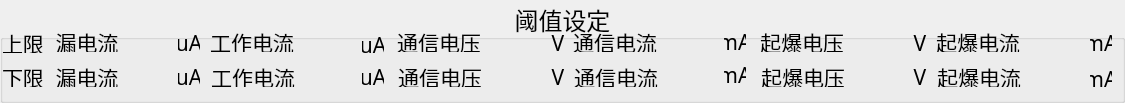
   <widget class="QGroupBox" name="groupBox">
    <property name="geometry">
     <rect>
      <x>6</x>
      <y>254</y>
      <width>1125</width>
      <height>103</height>
     </rect>
    </property>
    <property name="font">
     <font>
      <family>幼圆</family>
      <pointsize>18</pointsize>
      <weight>50</weight>
      <bold>false</bold>
     </font>
    </property>
    <property name="title">
     <string>阈值设定</string>
    </property>
    <property name="alignment">
     <set>Qt::AlignCenter</set>
    </property>
    <widget class="QLabel" name="label_operator_12">
     <property name="geometry">
      <rect>
       <x>2</x>
       <y>66</y>
       <width>44</width>
       <height>21</height>
      </rect>
     </property>
     <property name="font">
      <font>
       <family>幼圆</family>
       <pointsize>16</pointsize>
       <weight>50</weight>
       <bold>false</bold>
      </font>
     </property>
     <property name="text">
      <string>下限</string>
     </property>
     <property name="textFormat">
      <enum>Qt::AutoText</enum>
     </property>
    </widget>
    <widget class="QLabel" name="label_operator_11">
     <property name="geometry">
      <rect>
       <x>2</x>
       <y>32</y>
       <width>44</width>
       <height>21</height>
      </rect>
     </property>
     <property name="font">
      <font>
       <family>幼圆</family>
       <pointsize>16</pointsize>
       <weight>50</weight>
       <bold>false</bold>
      </font>
     </property>
     <property name="text">
      <string>上限</string>
     </property>
     <property name="textFormat">
      <enum>Qt::AutoText</enum>
     </property>
    </widget>
    <widget class="QLabel" name="label_operator_41">
     <property name="geometry">
      <rect>
       <x>550</x>
       <y>32</y>
       <width>16</width>
       <height>21</height>
      </rect>
     </property>
     <property name="font">
      <font>
       <family>幼圆</family>
       <pointsize>16</pointsize>
       <weight>50</weight>
       <bold>false</bold>
      </font>
     </property>
     <property name="text">
      <string>V</string>
     </property>
     <property name="textFormat">
      <enum>Qt::AutoText</enum>
     </property>
     <property name="alignment">
      <set>Qt::AlignCenter</set>
     </property>
    </widget>
    <widget class="QLabel" name="label_operator_48">
     <property name="geometry">
      <rect>
       <x>572</x>
       <y>66</y>
       <width>88</width>
       <height>21</height>
      </rect>
     </property>
     <property name="font">
      <font>
       <family>幼圆</family>
       <pointsize>16</pointsize>
       <weight>50</weight>
       <bold>false</bold>
      </font>
     </property>
     <property name="text">
      <string>通信电流</string>
     </property>
     <property name="textFormat">
      <enum>Qt::AutoText</enum>
     </property>
     <property name="alignment">
      <set>Qt::AlignCenter</set>
     </property>
    </widget>
    <widget class="QLabel" name="label_operator_49">
     <property name="geometry">
      <rect>
       <x>571</x>
       <y>31</y>
       <width>88</width>
       <height>21</height>
      </rect>
     </property>
     <property name="font">
      <font>
       <family>幼圆</family>
       <pointsize>16</pointsize>
       <weight>50</weight>
       <bold>false</bold>
      </font>
     </property>
     <property name="text">
      <string>通信电流</string>
     </property>
     <property name="textFormat">
      <enum>Qt::AutoText</enum>
     </property>
     <property name="alignment">
      <set>Qt::AlignCenter</set>
     </property>
    </widget>
    <widget class="QLabel" name="label_operator_71">
     <property name="geometry">
      <rect>
       <x>550</x>
       <y>66</y>
       <width>16</width>
       <height>21</height>
      </rect>
     </property>
     <property name="font">
      <font>
       <family>幼圆</family>
       <pointsize>16</pointsize>
       <weight>50</weight>
       <bold>false</bold>
      </font>
     </property>
     <property name="text">
      <string>V</string>
     </property>
     <property name="textFormat">
      <enum>Qt::AutoText</enum>
     </property>
     <property name="alignment">
      <set>Qt::AlignCenter</set>
     </property>
    </widget>
    <widget class="QLabel" name="label_operator_72">
     <property name="geometry">
      <rect>
       <x>724</x>
       <y>64</y>
       <width>22</width>
       <height>21</height>
      </rect>
     </property>
     <property name="font">
      <font>
       <family>幼圆</family>
       <pointsize>16</pointsize>
       <weight>50</weight>
       <bold>false</bold>
      </font>
     </property>
     <property name="text">
      <string>mA</string>
     </property>
     <property name="textFormat">
      <enum>Qt::AutoText</enum>
     </property>
     <property name="alignment">
      <set>Qt::AlignCenter</set>
     </property>
    </widget>
    <widget class="QLabel" name="label_operator_73">
     <property name="geometry">
      <rect>
       <x>724</x>
       <y>31</y>
       <width>22</width>
       <height>21</height>
      </rect>
     </property>
     <property name="font">
      <font>
       <family>幼圆</family>
       <pointsize>16</pointsize>
       <weight>50</weight>
       <bold>false</bold>
      </font>
     </property>
     <property name="text">
      <string>mA</string>
     </property>
     <property name="textFormat">
      <enum>Qt::AutoText</enum>
     </property>
     <property name="alignment">
      <set>Qt::AlignCenter</set>
     </property>
    </widget>
    <widget class="QLabel" name="label_operator_36">
     <property name="geometry">
      <rect>
       <x>54</x>
       <y>31</y>
       <width>66</width>
       <height>21</height>
      </rect>
     </property>
     <property name="font">
      <font>
       <family>幼圆</family>
       <pointsize>16</pointsize>
       <weight>50</weight>
       <bold>false</bold>
      </font>
     </property>
     <property name="text">
      <string>漏电流</string>
     </property>
     <property name="textFormat">
      <enum>Qt::AutoText</enum>
     </property>
     <property name="alignment">
      <set>Qt::AlignCenter</set>
     </property>
    </widget>
    <widget class="QLabel" name="label_operator_35">
     <property name="geometry">
      <rect>
       <x>178</x>
       <y>32</y>
       <width>22</width>
       <height>21</height>
      </rect>
     </property>
     <property name="font">
      <font>
       <family>幼圆</family>
       <pointsize>16</pointsize>
       <weight>50</weight>
       <bold>false</bold>
      </font>
     </property>
     <property name="text">
      <string>uA</string>
     </property>
     <property name="textFormat">
      <enum>Qt::AutoText</enum>
     </property>
     <property name="alignment">
      <set>Qt::AlignCenter</set>
     </property>
    </widget>
    <widget class="QLabel" name="label_operator_29">
     <property name="geometry">
      <rect>
       <x>208</x>
       <y>31</y>
       <width>88</width>
       <height>21</height>
      </rect>
     </property>
     <property name="font">
      <font>
       <family>幼圆</family>
       <pointsize>16</pointsize>
       <weight>50</weight>
       <bold>false</bold>
      </font>
     </property>
     <property name="text">
      <string>工作电流</string>
     </property>
     <property name="textFormat">
      <enum>Qt::AutoText</enum>
     </property>
     <property name="alignment">
      <set>Qt::AlignCenter</set>
     </property>
    </widget>
    <widget class="QLabel" name="label_operator_30">
     <property name="geometry">
      <rect>
       <x>362</x>
       <y>34</y>
       <width>22</width>
       <height>21</height>
      </rect>
     </property>
     <property name="font">
      <font>
       <family>幼圆</family>
       <pointsize>16</pointsize>
       <weight>50</weight>
       <bold>false</bold>
      </font>
     </property>
     <property name="text">
      <string>uA</string>
     </property>
     <property name="textFormat">
      <enum>Qt::AutoText</enum>
     </property>
     <property name="alignment">
      <set>Qt::AlignCenter</set>
     </property>
    </widget>
    <widget class="QLabel" name="label_operator_9">
     <property name="geometry">
      <rect>
       <x>395</x>
       <y>31</y>
       <width>88</width>
       <height>21</height>
      </rect>
     </property>
     <property name="font">
      <font>
       <family>幼圆</family>
       <pointsize>16</pointsize>
       <weight>50</weight>
       <bold>false</bold>
      </font>
     </property>
     <property name="text">
      <string>通信电压</string>
     </property>
     <property name="textFormat">
      <enum>Qt::AutoText</enum>
     </property>
     <property name="alignment">
      <set>Qt::AlignCenter</set>
     </property>
    </widget>
    <widget class="QLabel" name="label_operator_19">
     <property name="geometry">
      <rect>
       <x>758</x>
       <y>31</y>
       <width>88</width>
       <height>21</height>
      </rect>
     </property>
     <property name="font">
      <font>
       <family>幼圆</family>
       <pointsize>16</pointsize>
       <weight>50</weight>
       <bold>false</bold>
      </font>
     </property>
     <property name="text">
      <string>起爆电压</string>
     </property>
     <property name="textFormat">
      <enum>Qt::AutoText</enum>
     </property>
     <property name="alignment">
      <set>Qt::AlignCenter</set>
     </property>
    </widget>
    <widget class="QLabel" name="label_operator_37">
     <property name="geometry">
      <rect>
       <x>912</x>
       <y>32</y>
       <width>16</width>
       <height>21</height>
      </rect>
     </property>
     <property name="font">
      <font>
       <family>幼圆</family>
       <pointsize>16</pointsize>
       <weight>50</weight>
       <bold>false</bold>
      </font>
     </property>
     <property name="text">
      <string>V</string>
     </property>
     <property name="textFormat">
      <enum>Qt::AutoText</enum>
     </property>
     <property name="alignment">
      <set>Qt::AlignCenter</set>
     </property>
    </widget>
    <widget class="QLabel" name="label_operator_44">
     <property name="geometry">
      <rect>
       <x>934</x>
       <y>31</y>
       <width>88</width>
       <height>21</height>
      </rect>
     </property>
     <property name="font">
      <font>
       <family>幼圆</family>
       <pointsize>16</pointsize>
       <weight>50</weight>
       <bold>false</bold>
      </font>
     </property>
     <property name="text">
      <string>起爆电流</string>
     </property>
     <property name="textFormat">
      <enum>Qt::AutoText</enum>
     </property>
     <property name="alignment">
      <set>Qt::AlignCenter</set>
     </property>
    </widget>
    <widget class="QLabel" name="label_operator_45">
     <property name="geometry">
      <rect>
       <x>1090</x>
       <y>32</y>
       <width>22</width>
       <height>21</height>
      </rect>
     </property>
     <property name="font">
      <font>
       <family>幼圆</family>
       <pointsize>16</pointsize>
       <weight>50</weight>
       <bold>false</bold>
      </font>
     </property>
     <property name="text">
      <string>mA</string>
     </property>
     <property name="textFormat">
      <enum>Qt::AutoText</enum>
     </property>
     <property name="alignment">
      <set>Qt::AlignCenter</set>
     </property>
    </widget>
    <widget class="QLabel" name="label_operator_34">
     <property name="geometry">
      <rect>
       <x>54</x>
       <y>66</y>
       <width>66</width>
       <height>21</height>
      </rect>
     </property>
     <property name="font">
      <font>
       <family>幼圆</family>
       <pointsize>16</pointsize>
       <weight>50</weight>
       <bold>false</bold>
      </font>
     </property>
     <property name="text">
      <string>漏电流</string>
     </property>
     <property name="textFormat">
      <enum>Qt::AutoText</enum>
     </property>
     <property name="alignment">
      <set>Qt::AlignCenter</set>
     </property>
    </widget>
    <widget class="QLabel" name="label_operator_33">
     <property name="geometry">
      <rect>
       <x>178</x>
       <y>66</y>
       <width>22</width>
       <height>21</height>
      </rect>
     </property>
     <property name="font">
      <font>
       <family>幼圆</family>
       <pointsize>16</pointsize>
       <weight>50</weight>
       <bold>false</bold>
      </font>
     </property>
     <property name="text">
      <string>uA</string>
     </property>
     <property name="textFormat">
      <enum>Qt::AutoText</enum>
     </property>
     <property name="alignment">
      <set>Qt::AlignCenter</set>
     </property>
    </widget>
    <widget class="QLabel" name="label_operator_31">
     <property name="geometry">
      <rect>
       <x>209</x>
       <y>66</y>
       <width>88</width>
       <height>21</height>
      </rect>
     </property>
     <property name="font">
      <font>
       <family>幼圆</family>
       <pointsize>16</pointsize>
       <weight>50</weight>
       <bold>false</bold>
      </font>
     </property>
     <property name="text">
      <string>工作电流</string>
     </property>
     <property name="textFormat">
      <enum>Qt::AutoText</enum>
     </property>
     <property name="alignment">
      <set>Qt::AlignCenter</set>
     </property>
    </widget>
    <widget class="QLabel" name="label_operator_32">
     <property name="geometry">
      <rect>
       <x>362</x>
       <y>66</y>
       <width>22</width>
       <height>21</height>
      </rect>
     </property>
     <property name="font">
      <font>
       <family>幼圆</family>
       <pointsize>16</pointsize>
       <weight>50</weight>
       <bold>false</bold>
      </font>
     </property>
     <property name="text">
      <string>uA</string>
     </property>
     <property name="textFormat">
      <enum>Qt::AutoText</enum>
     </property>
     <property name="alignment">
      <set>Qt::AlignCenter</set>
     </property>
    </widget>
    <widget class="QLabel" name="label_operator_10">
     <property name="geometry">
      <rect>
       <x>396</x>
       <y>66</y>
       <width>88</width>
       <height>21</height>
      </rect>
     </property>
     <property name="font">
      <font>
       <family>幼圆</family>
       <pointsize>16</pointsize>
       <weight>50</weight>
       <bold>false</bold>
      </font>
     </property>
     <property name="text">
      <string>通信电压</string>
     </property>
     <property name="textFormat">
      <enum>Qt::AutoText</enum>
     </property>
     <property name="alignment">
      <set>Qt::AlignCenter</set>
     </property>
    </widget>
    <widget class="QLabel" name="label_operator_39">
     <property name="geometry">
      <rect>
       <x>912</x>
       <y>66</y>
       <width>16</width>
       <height>21</height>
      </rect>
     </property>
     <property name="font">
      <font>
       <family>幼圆</family>
       <pointsize>16</pointsize>
       <weight>50</weight>
       <bold>false</bold>
      </font>
     </property>
     <property name="text">
      <string>V</string>
     </property>
     <property name="textFormat">
      <enum>Qt::AutoText</enum>
     </property>
     <property name="alignment">
      <set>Qt::AlignCenter</set>
     </property>
    </widget>
    <widget class="QLabel" name="label_operator_38">
     <property name="geometry">
      <rect>
       <x>759</x>
       <y>66</y>
       <width>88</width>
       <height>21</height>
      </rect>
     </property>
     <property name="font">
      <font>
       <family>幼圆</family>
       <pointsize>16</pointsize>
       <weight>50</weight>
       <bold>false</bold>
      </font>
     </property>
     <property name="text">
      <string>起爆电压</string>
     </property>
     <property name="textFormat">
      <enum>Qt::AutoText</enum>
     </property>
     <property name="alignment">
      <set>Qt::AlignCenter</set>
     </property>
    </widget>
    <widget class="QLabel" name="label_operator_46">
     <property name="geometry">
      <rect>
       <x>1090</x>
       <y>68</y>
       <width>22</width>
       <height>21</height>
      </rect>
     </property>
     <property name="font">
      <font>
       <family>幼圆</family>
       <pointsize>16</pointsize>
       <weight>50</weight>
       <bold>false</bold>
      </font>
     </property>
     <property name="text">
      <string>mA</string>
     </property>
     <property name="textFormat">
      <enum>Qt::AutoText</enum>
     </property>
     <property name="alignment">
      <set>Qt::AlignCenter</set>
     </property>
    </widget>
    <widget class="QLabel" name="label_operator_47">
     <property name="geometry">
      <rect>
       <x>935</x>
       <y>66</y>
       <width>88</width>
       <height>21</height>
      </rect>
     </property>
     <property name="font">
      <font>
       <family>幼圆</family>
       <pointsize>16</pointsize>
       <weight>50</weight>
       <bold>false</bold>
      </font>
     </property>
     <property name="text">
      <string>起爆电流</string>
     </property>
     <property name="textFormat">
      <enum>Qt::AutoText</enum>
     </property>
     <property name="alignment">
      <set>Qt::AlignCenter</set>
     </property>
    </widget>
   </widget>
